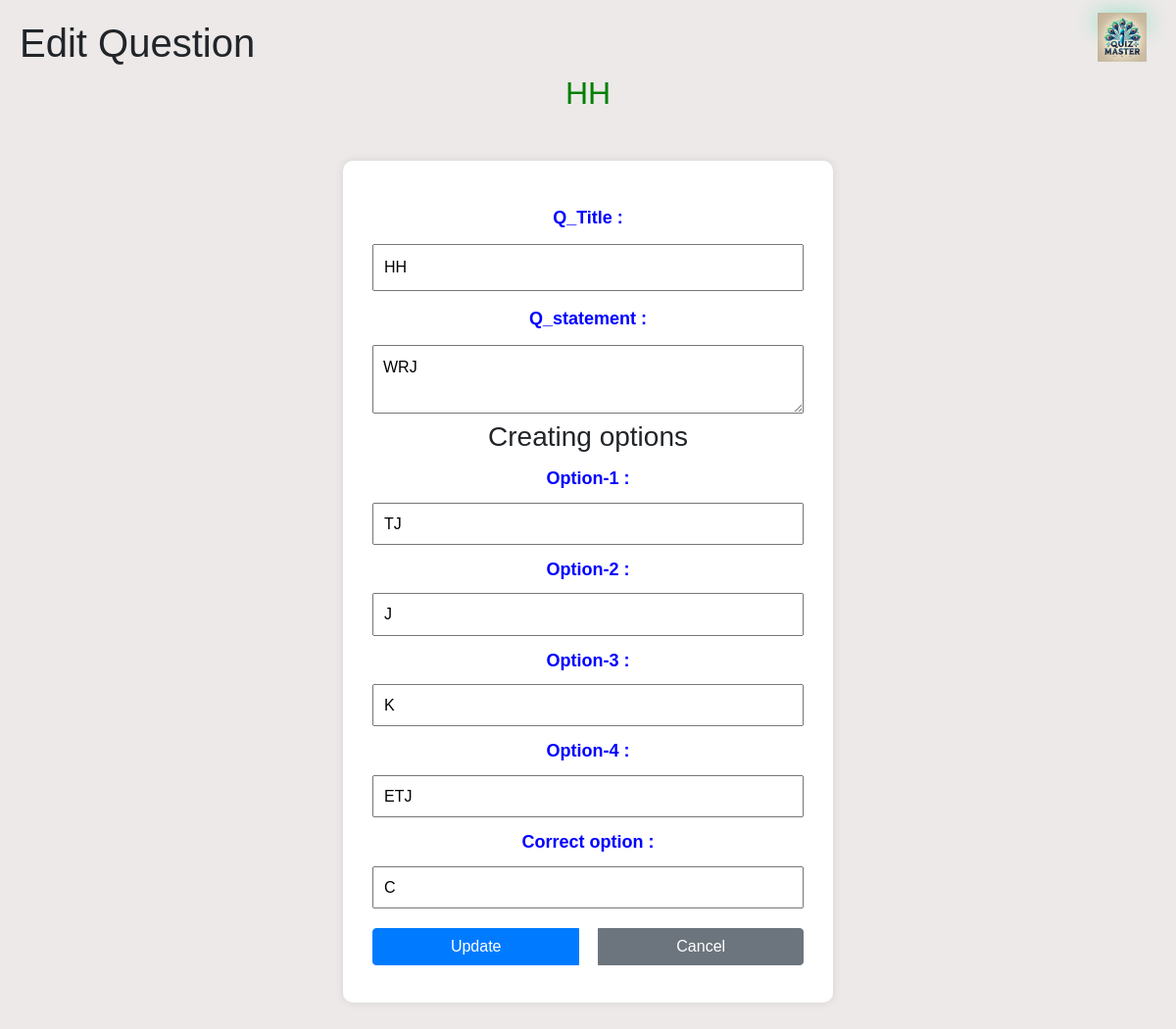
The app's page /edit_question/1/4 with its own data.
### model/model.py (models this page shows)
class Question(db.Model):
    __tablename__ = "questions"
    id = db.Column(db.Integer, primary_key=True) #Question_id
    title = db.Column(db.String(100), nullable=False)
    statement = db.Column(db.String(500), nullable=False)
    option_a = db.Column(db.String(100), nullable=False)
    option_b = db.Column(db.String(100), nullable=False)
    option_c = db.Column(db.String(100), nullable=False)
    option_d = db.Column(db.String(100), nullable=False)
    correct_option = db.Column(db.String(1), nullable=False)  # e.g., A ,B ,C D
    quiz_id = db.Column(db.Integer, db.ForeignKey("quizzes.id"), nullable=False,  primary_key=True) #COMPOSITE KEY
    quiz = db.relationship("Quiz", back_populates="questions")

### controllers/controllers.py (the view, shortened to what this page needs)
@controllers.route('/edit_question/<int:question_id>/<int:quiz_id>', methods=['GET', 'POST'])
def edit_question(question_id,quiz_id):
    question = Question.query.get_or_404((question_id, quiz_id)) #SINCE COMPOSITE KEY PASS AS TUPLE
    quiz = Quiz.query.get_or_404(quiz_id)
    return render_template('edit_question.html', question=question, quiz=quiz)

### templates/edit_question.html (shortened to what this page needs)
<!DOCTYPE html>
<html lang="en">
<head>
    <link href="https://stackpath.bootstrapcdn.com/bootstrap/4.5.2/css/bootstrap.min.css" rel="stylesheet">
</head>
<body>
    <h1> Edit Question </h1>
    <header class="logo">
        <img src="{{ url_for('static', filename='images/logo.png') }}" alt="Quiz Master Logo" width="50">
    </header>
    <h2 style="text-align: center; color: green;">{{ question.title }}</h2>
    <div class = "chapter-container">
        <form method="POST" action="{{ url_for('controllers.edit_question', question_id = question.id, quiz_id = quiz.id) }}">
            <div>
                <label for="qtitle">Q_Title :</label>
                <input type="text" id="qtitle" name="qtitle" value="{{ question.title }}" required>
            </div>
            <div>
                <label for="qstatement">Q_statement :</label>
                <textarea id="qstatement" name="qstatement" required>{{ question.statement }}</textarea>
            </div>
                <h3>Creating options<h3>
                <div>
                    <label for="op1">Option-1 :</label>
                    <input type="text" id="op1" name="op1" value="{{ question.option_a }}" required>
                </div>
                <div>
                    <label for="op2">Option-2 :</label>
                    <input type="text" id="op2" name="op2" value="{{ question.option_b }}" required>
                </div>
                <div>
                    <label for="op3">Option-3 :</label>
                    <input type="text" id="op3" name="op3" value="{{ question.option_c }}" required>
                </div>
                <div>
                    <label for="op4">Option-4 :</label>
                    <input type="text" id="op4" name="op4" value="{{ question.option_d }}" required>
                </div>
                <div>
                    <label for="cop">Correct option :</label>
                    <input type="text" id="cop" name="cop" value="{{ question.correct_option }}" required>
                </div>
            <div class="btn-group">
                <button type="submit" class="btn btn-primary">Update</button>
                <a href="{{ url_for('controllers.admin_quizzes') }}" class="btn btn-secondary">Cancel</a>
            </div>
        </form>
    </div>
</body>
</html>

### templates/edit_question.html (style rules this page uses)
body { font-family: Arial, sans-serif; margin: 0; padding: 20px; background-color: rgb(237, 233, 233); }
.btn-group { margin-top: 20px; display: flex; justify-content: center; gap: 20px; }
.chapter-container { max-width: 500px; margin: 50px auto; background: white; padding: 30px; border-radius: 10px; box-shadow: 0px 0px 10px rgba(0, 0, 0, 0.1); text-align: center; }
.chapter-container label { font-weight: bold; color: blue; font-size: 18px; display: block; margin-top: 15px; }
.chapter-container input, .chapter-container textarea { width: 100%; font-size: 16px; padding: 10px; margin-top: 5px; }
header.logo { position: absolute; right: 30px; top: 13.3px; height:10px; margin-top: 5px 0; box-shadow: 0px 4px 22px rgba(37, 214, 152, 0.86); }

### records on screen
Question: title "HH", qtitle "HH", qstatement "WRJ", op1 "TJ", op2 "J", op3 "K", op4 "ETJ", cop "C"
